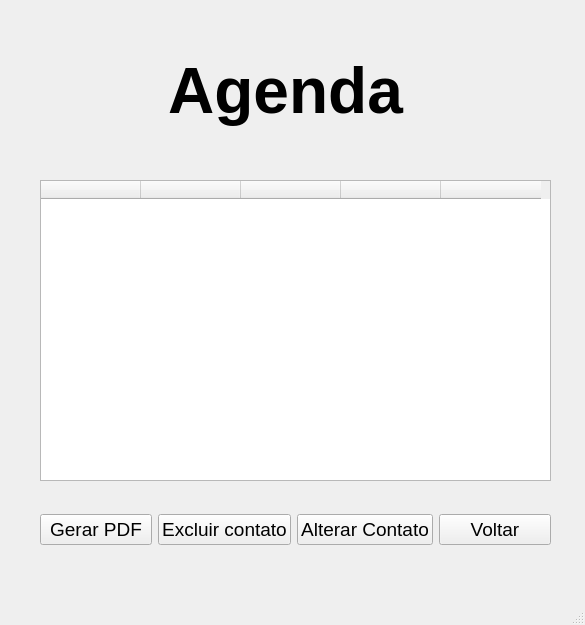
<?xml version="1.0" encoding="UTF-8"?>
<ui version="4.0">
 <class>MainWindow</class>
 <widget class="QMainWindow" name="MainWindow">
  <property name="geometry">
   <rect>
    <x>0</x>
    <y>0</y>
    <width>585</width>
    <height>625</height>
   </rect>
  </property>
  <property name="windowTitle">
   <string>MainWindow</string>
  </property>
  <property name="autoFillBackground">
   <bool>false</bool>
  </property>
  <widget class="QWidget" name="centralwidget">
   <widget class="QTableWidget" name="tabelaContatos">
    <property name="geometry">
     <rect>
      <x>40</x>
      <y>180</y>
      <width>511</width>
      <height>301</height>
     </rect>
    </property>
    <column>
     <property name="text">
      <string/>
     </property>
    </column>
    <column>
     <property name="text">
      <string/>
     </property>
    </column>
    <column>
     <property name="text">
      <string/>
     </property>
    </column>
    <column>
     <property name="text">
      <string/>
     </property>
    </column>
    <column>
     <property name="text">
      <string/>
     </property>
    </column>
   </widget>
   <widget class="QLabel" name="label">
    <property name="geometry">
     <rect>
      <x>90</x>
      <y>50</y>
      <width>391</width>
      <height>81</height>
     </rect>
    </property>
    <property name="font">
     <font>
      <family>Arial</family>
      <pointsize>48</pointsize>
      <weight>75</weight>
      <bold>true</bold>
     </font>
    </property>
    <property name="text">
     <string>Agenda</string>
    </property>
    <property name="alignment">
     <set>Qt::AlignCenter</set>
    </property>
   </widget>
   <widget class="QWidget" name="horizontalLayoutWidget">
    <property name="geometry">
     <rect>
      <x>40</x>
      <y>490</y>
      <width>511</width>
      <height>80</height>
     </rect>
    </property>
    <layout class="QHBoxLayout" name="horizontalLayout">
     <item>
      <widget class="QPushButton" name="pdfButton">
       <property name="font">
        <font>
         <family>Arial</family>
         <pointsize>14</pointsize>
         <weight>50</weight>
         <bold>false</bold>
        </font>
       </property>
       <property name="text">
        <string>Gerar PDF</string>
       </property>
      </widget>
     </item>
     <item>
      <widget class="QPushButton" name="deleteButton">
       <property name="font">
        <font>
         <family>Arial</family>
         <pointsize>14</pointsize>
         <weight>50</weight>
         <bold>false</bold>
        </font>
       </property>
       <property name="text">
        <string>Excluir contato</string>
       </property>
      </widget>
     </item>
     <item>
      <widget class="QPushButton" name="AltButton">
       <property name="font">
        <font>
         <family>Arial</family>
         <pointsize>14</pointsize>
         <weight>50</weight>
         <bold>false</bold>
        </font>
       </property>
       <property name="text">
        <string>Alterar Contato</string>
       </property>
      </widget>
     </item>
     <item>
      <widget class="QPushButton" name="voltarButton">
       <property name="font">
        <font>
         <family>Arial</family>
         <pointsize>14</pointsize>
         <weight>50</weight>
         <bold>false</bold>
        </font>
       </property>
       <property name="text">
        <string>Voltar</string>
       </property>
      </widget>
     </item>
    </layout>
   </widget>
  </widget>
  <widget class="QMenuBar" name="menubar">
   <property name="geometry">
    <rect>
     <x>0</x>
     <y>0</y>
     <width>585</width>
     <height>21</height>
    </rect>
   </property>
  </widget>
  <widget class="QStatusBar" name="statusbar"/>
 </widget>
 <resources/>
 <connections/>
</ui>
